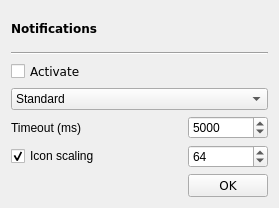
<?xml version="1.0" encoding="UTF-8"?>
<ui version="4.0">
 <class>GUI_Notification</class>
 <widget class="QDialog" name="GUI_Notification">
  <property name="geometry">
   <rect>
    <x>0</x>
    <y>0</y>
    <width>279</width>
    <height>208</height>
   </rect>
  </property>
  <property name="focusPolicy">
   <enum>Qt::ClickFocus</enum>
  </property>
  <property name="windowTitle">
   <string>Notification settings</string>
  </property>
  <layout class="QGridLayout" name="gridLayout">
   <item row="1" column="0" colspan="2">
    <widget class="Line" name="line">
     <property name="orientation">
      <enum>Qt::Horizontal</enum>
     </property>
    </widget>
   </item>
   <item row="2" column="0" colspan="2">
    <widget class="QCheckBox" name="cb_activate">
     <property name="font">
      <font>
       <family>DejaVu Sans</family>
      </font>
     </property>
     <property name="focusPolicy">
      <enum>Qt::NoFocus</enum>
     </property>
     <property name="text">
      <string>Activate</string>
     </property>
    </widget>
   </item>
   <item row="6" column="1">
    <widget class="QPushButton" name="btn_ok">
     <property name="maximumSize">
      <size>
       <width>80</width>
       <height>16777215</height>
      </size>
     </property>
     <property name="font">
      <font>
       <family>DejaVu Sans</family>
      </font>
     </property>
     <property name="focusPolicy">
      <enum>Qt::NoFocus</enum>
     </property>
     <property name="text">
      <string>OK</string>
     </property>
    </widget>
   </item>
   <item row="3" column="0" colspan="2">
    <widget class="QComboBox" name="combo_notification">
     <property name="focusPolicy">
      <enum>Qt::NoFocus</enum>
     </property>
     <item>
      <property name="text">
       <string>Standard</string>
      </property>
     </item>
    </widget>
   </item>
   <item row="4" column="1">
    <widget class="QSpinBox" name="sb_timeout">
     <property name="focusPolicy">
      <enum>Qt::WheelFocus</enum>
     </property>
     <property name="minimum">
      <number>1000</number>
     </property>
     <property name="maximum">
      <number>60000</number>
     </property>
     <property name="singleStep">
      <number>1000</number>
     </property>
     <property name="value">
      <number>5000</number>
     </property>
    </widget>
   </item>
   <item row="4" column="0">
    <widget class="QLabel" name="label_3">
     <property name="text">
      <string>Timeout (ms)</string>
     </property>
    </widget>
   </item>
   <item row="0" column="0" colspan="2">
    <widget class="QLabel" name="label_2">
     <property name="font">
      <font>
       <family>DejaVu Sans</family>
       <weight>75</weight>
       <bold>true</bold>
      </font>
     </property>
     <property name="text">
      <string>Notifications</string>
     </property>
    </widget>
   </item>
   <item row="5" column="1">
    <widget class="QSpinBox" name="sb_scale">
     <property name="minimum">
      <number>32</number>
     </property>
     <property name="maximum">
      <number>128</number>
     </property>
     <property name="value">
      <number>64</number>
     </property>
    </widget>
   </item>
   <item row="5" column="0">
    <widget class="QCheckBox" name="cb_scale">
     <property name="text">
      <string>Icon scaling</string>
     </property>
     <property name="checked">
      <bool>true</bool>
     </property>
    </widget>
   </item>
  </layout>
 </widget>
 <resources/>
 <connections>
  <connection>
   <sender>cb_scale</sender>
   <signal>toggled(bool)</signal>
   <receiver>sb_scale</receiver>
   <slot>setEnabled(bool)</slot>
   <hints>
    <hint type="sourcelabel">
     <x>96</x>
     <y>143</y>
    </hint>
    <hint type="destinationlabel">
     <x>229</x>
     <y>144</y>
    </hint>
   </hints>
  </connection>
 </connections>
</ui>
